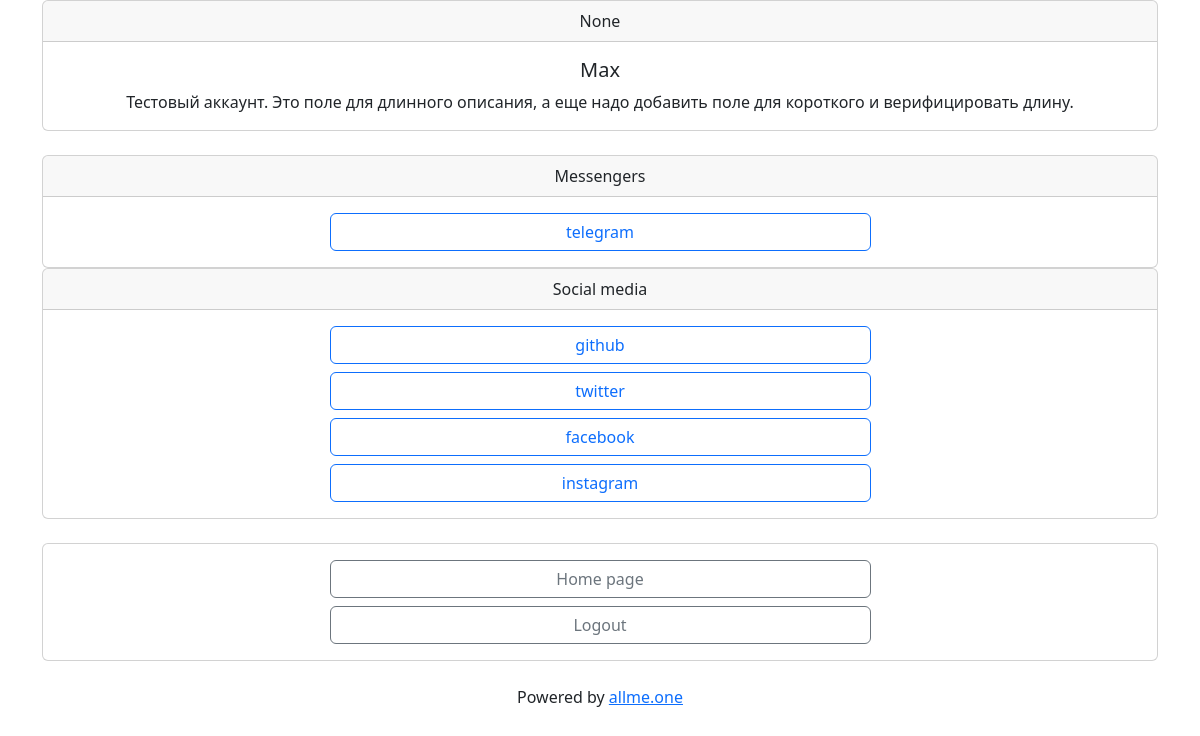
Page /zlrlggces/ (signed in) on the committed database.
### app/models/links.py (models this page shows, shortened)
class SocialNetwork():
    id = db.Column(db.Integer, primary_key=True)
    username = db.Column(db.String(160))
    about = db.Column(db.String(32))
    network_name = db.Column(db.String(16))
    description = db.Column(db.String(255))
    def get_title(self):
        return self.network_name

class Email(db.Model, SocialNetwork):
    links_id = db.Column(db.Integer, db.ForeignKey('links.id'))
    def __repr__(self) -> str:
        return f'<E-mail adress: {self.username}>'

class About(db.Model, SocialNetwork):
    links_id = db.Column(db.Integer, db.ForeignKey('links.id'))
    def __repr__(self) -> str:
        return f'<(about) User name: {self.username}>'

class Telegram(db.Model, SocialNetwork):
    links_id = db.Column(db.Integer, db.ForeignKey('links.id'))
    def __repr__(self) -> str:
        return f'<telegram username: {self.username}>'

class Github(db.Model, SocialNetwork):
    links_id = db.Column(db.Integer, db.ForeignKey('links.id'))
    def __repr__(self) -> str:
        return f'<github username: {self.username}>'

class Twitter(db.Model, SocialNetwork):
    links_id = db.Column(db.Integer, db.ForeignKey('links.id'))
    def __repr__(self) -> str:
        return f'<Twitter username: {self.username}>'

class Facebook(db.Model, SocialNetwork):
    links_id = db.Column(db.Integer, db.ForeignKey('links.id'))
    def __repr__(self) -> str:
        return f'<Facebook username: {self.username}>'

class Instagram(db.Model, SocialNetwork):
    links_id = db.Column(db.Integer, db.ForeignKey('links.id'))
    def __repr__(self) -> str:
        return f'<Instagram username: {self.username}>'

### app/main/routes.py (the view)
@bp.route('/<unique_link>/')
def short_list_of_links(unique_link):
    links_data, owner_is_paying = collect_links_data(unique_link)
    if current_user.is_authenticated:
        visitor_authenticated = True
    else:
        visitor_authenticated = False
    return render_template("links/cards/short.html",
                           links_data=links_data,
                           visitor_authenticated=visitor_authenticated,
                           owner_is_paying=owner_is_paying,
                           )

### app/__init__.py (called while the page is built)
def create_app(config_class=Config):
    app = Flask(__name__)
    app.config.from_object(config_class)
    db.init_app(app)
    from app.models.user import User
    login_manager.init_app(app)
    migrate.init_app(app, db)
    from app.main import bp as main_bp
    app.register_blueprint(main_bp)
    from app.auth import bp as auth_bp
    app.register_blueprint(auth_bp, url_prefix='/auth')
    from app.api2 import bp as api2_bp
    app.register_blueprint(api2_bp, url_prefix='/api2')
    @login_manager.user_loader
    def load_user(id):
        return User.query.get(int(id))
    @app.route('/test/')
    def test_page():
        return '<h1>Testing the Flask Application Factory Pattern</h1>'
    return app

### app/models/links.py (called while the page is built)
    def __repr__(self) -> str:
        return f'<buymeacoffe username: {self.username}>'

### app/models/user.py (called while the page is built)
    def is_paying(self) -> bool:
        if self.payment_state != 'white':
            return True
        else:
            return False

### app/templates/links/cards/short.html (shortened to what this page needs)
{% extends "base.html" %}
{% block content %}
{% if links_data['information'] %}
  {% set info = links_data['information']['about'] %}
  <div class="card text-center">
    <div class="card-header">
      {{ info['about'] }}
    </div>
    <div class="card-body">
      <h5 class="card-title">{{ info['username'] }}</h5>
      <p class="card-text">{{ info['description'] }}</p>
    </div>
  </div>
{% endif %}
<br>
{% if links_data['messengers'] %}
<div class="card text-center">
  <div class="card-header">
    Messengers
  </div>
  <div class="card-body">
    <div class="d-grid gap-2 col-{{ button_size }} mx-auto">
      {% for key, data in links_data['messengers'].items() %}
      <a href="{{ data['full_url'] }}" target=”_blank” class="btn btn-outline-primary">
        {{ key }}
      </a>
      {% endfor %}
    </div>
  </div>
</div>
{% endif %}
{% if links_data['social_media'] %}
<div class="card text-center">
  <div class="card-header">
    Social media
  </div>
  <div class="card-body">
    <div class="d-grid gap-2 col-{{ button_size }} mx-auto">
      {% for key, data in links_data['social_media'].items() %}
      <a href="{{ data['full_url'] }}" target=”_blank” class="btn btn-outline-primary">
        {{ key }}
      </a>
      {% endfor %}
    </div>
  </div>
</div>
{% endif %}
<div class="card">
  <div class="card-body">
  {% include 'bottom_buttons.html' %}
  </div>
</div>
{% if not owner_is_paying %}
  <div>
  {% include 'bottom_about.html' %}
  </div>
{% endif %}
{% endblock %}

### rows in the picture
Email: about "None"
About: username "Max", description "Тестовый аккаунт. Это поле для длинного описания, а еще надо добавить поле для короткого и верифицировать длину."
Telegram: network_name "telegram"
Github: network_name "github"
Twitter: network_name "twitter"
Facebook: network_name "facebook"
Instagram: network_name "instagram"
